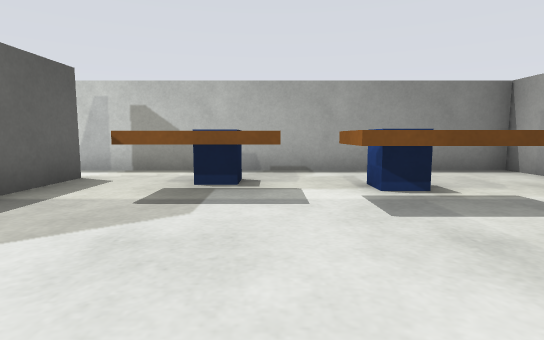
View 1 (above)

19 first-person views from a walk through a Gazebo world. The camera is 0.39 m above the floor, tilts 6° down and sees 80° across. The floor is counted in squares, 0.5 m on a side. Each view is taken from the middle of a square. On the plan, view 1 faces up. The plan holds only what a view shows up to about 11 squares ahead; the rest is blank.

View 2
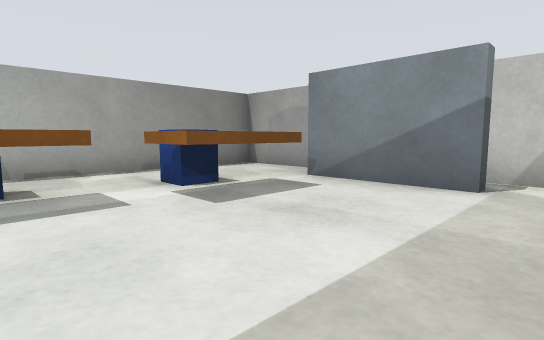

View 3
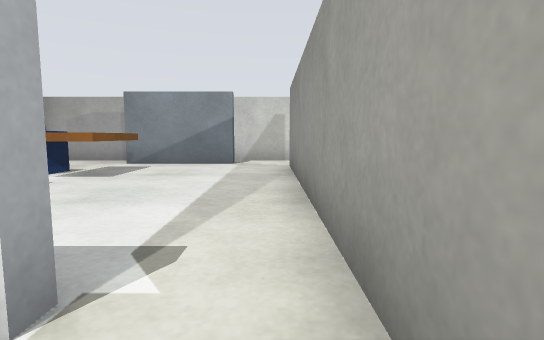

View 4
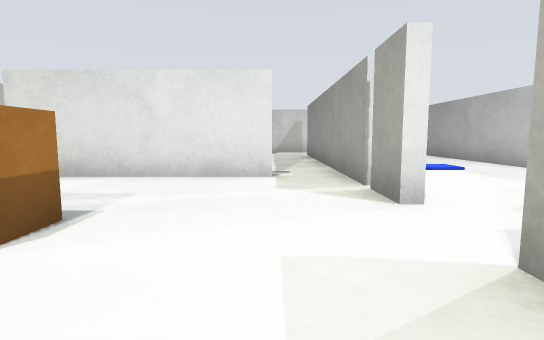

View 5
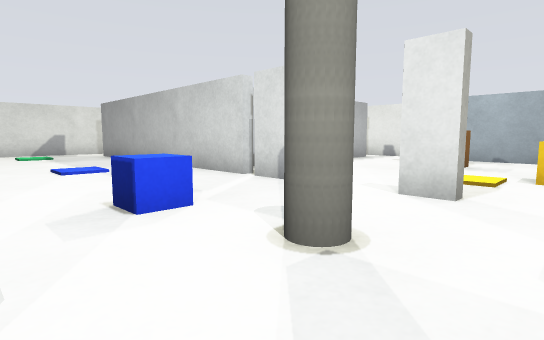

View 6
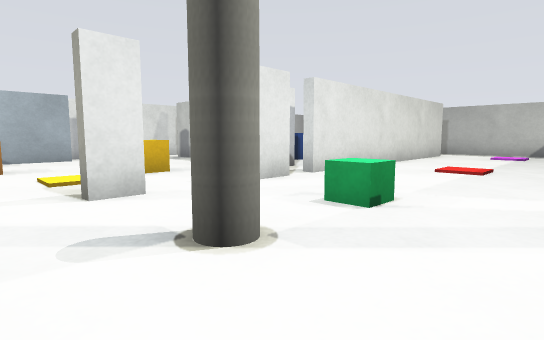

View 7
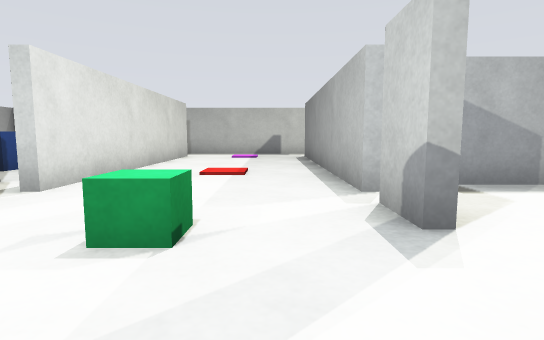

View 8
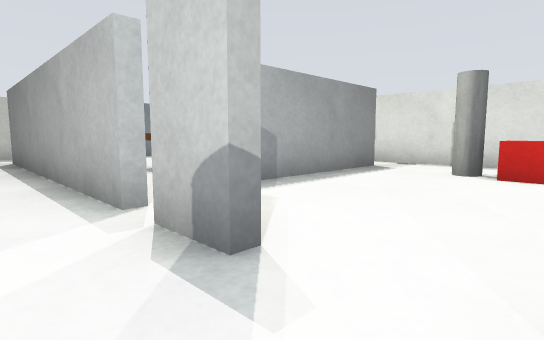

View 9
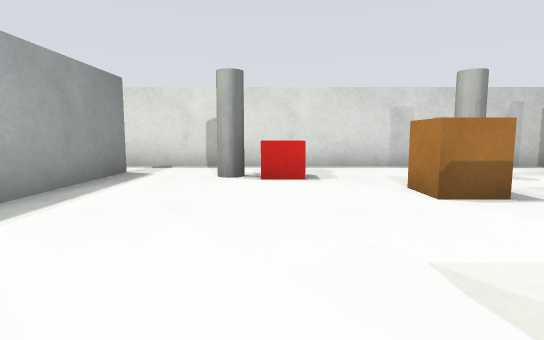

View 10
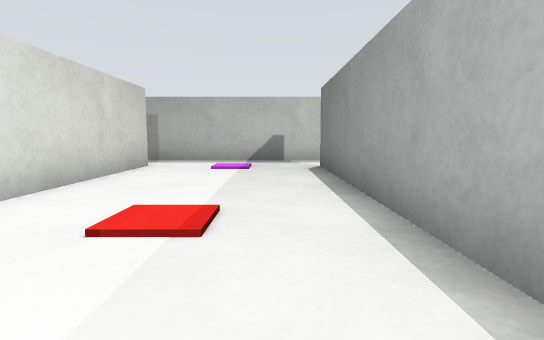

View 11
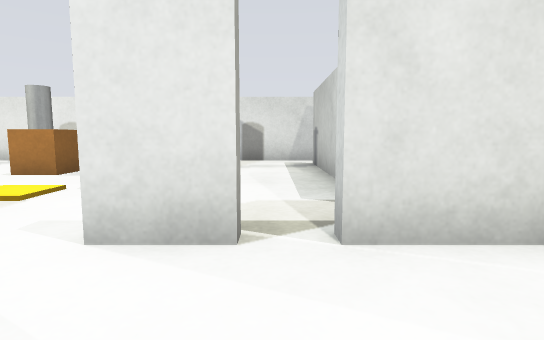

View 12
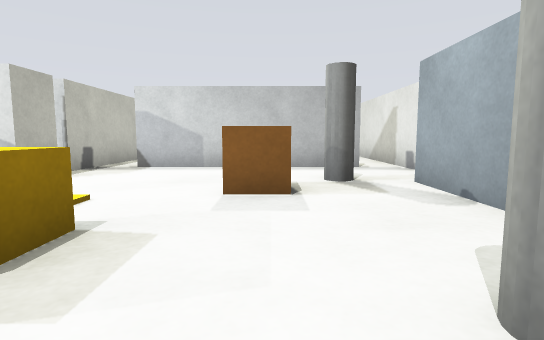

View 13
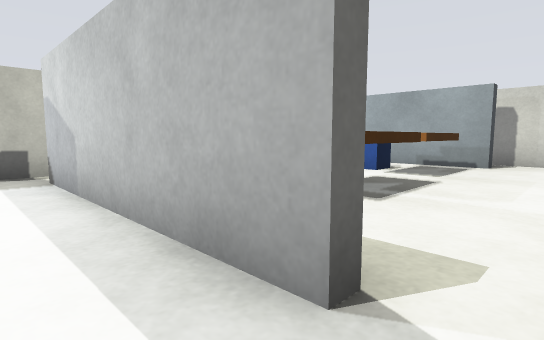

View 14
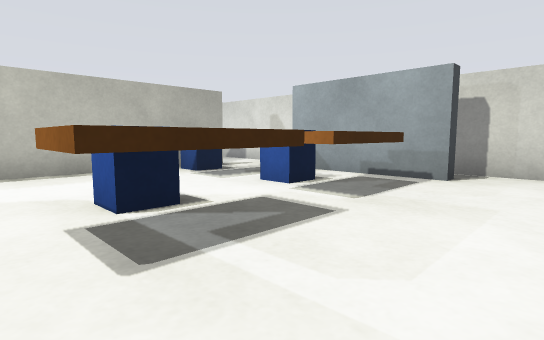

View 15
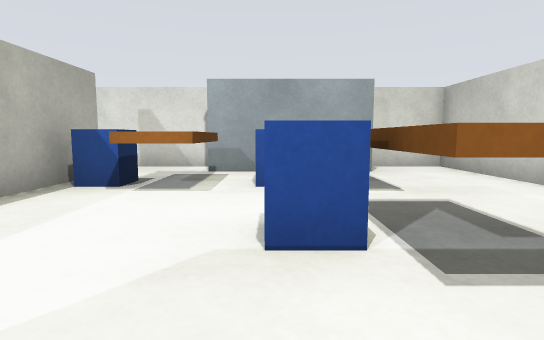

View 16
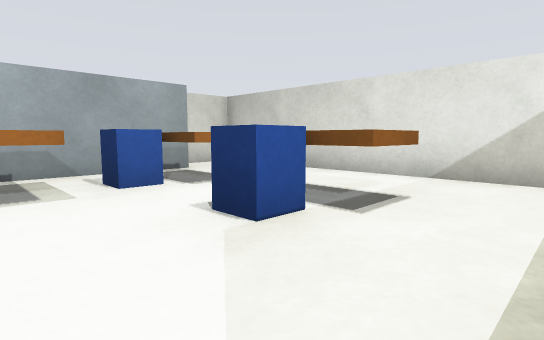

View 17
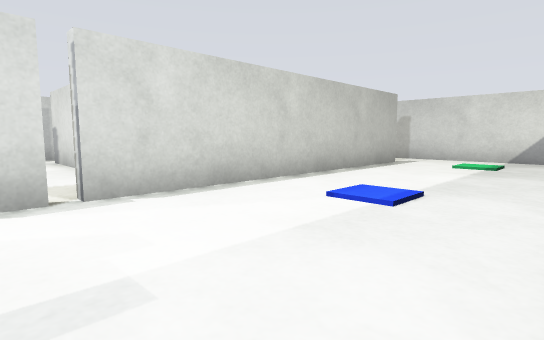

View 18
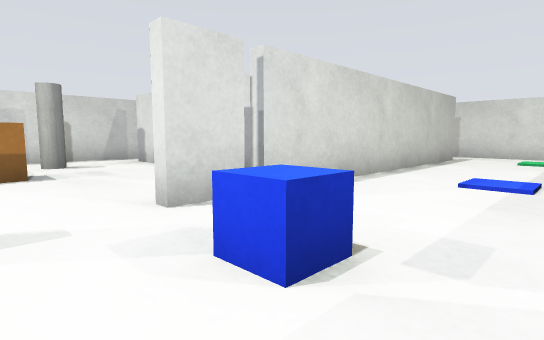

View 19
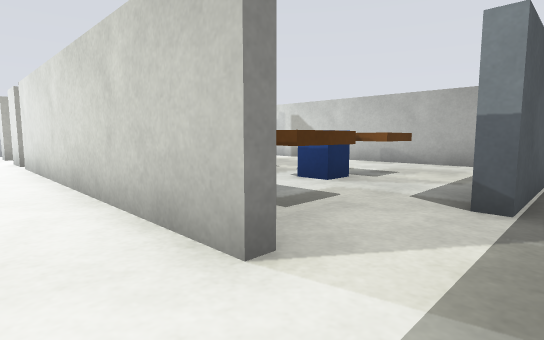

### Floor plan
Points are (right, up) in squares from view 1. A wall is a line through its corners. A room is listed if a view was taken in it or the views show most of it. See-through windows are left out.
Room 1 (views 1, 2)
walls: (5.3, 4.6) (5.3, 7.3) (-3.4, 7.3); (4.5, 1) (4.1, 1) (4.1, 4.1); (-3.6, 6) (-3.6, 4.1); (5.3, -0.6) (5.3, 1.4); (-3.5, -0.5) (3.4, -0.5)
ways out: opening at (-4, 0.5) to room 2; opening at (-4, 7) to room 2; opening at (4.5, -1) to room 2; gap at (5, 1)
objects: brown box (-2, 4) to (0, 4); blue box (-1, 5) to (-1, 6); brown box (1, 4) to (3, 4); blue box (2, 5)
Room 2 (views 3, 4, 5, 6, 7, 8, 9, 10, 11, 12, 13, 14, 15, 16, 17, 18, 19)
walls: (-5, -5.3) (1.5, -5.3); (-12.4, -0.7) (-20.5, -0.7); (-13.2, -8.9) (-13.2, -12.2); (-5, -0.5) (-3.5, -0.5); (-9.8, -12.4) (-6.5, -12.4); (-3.8, 0.9) (-3.8, 6); (-17.6, -5.3) (-12.5, -5.3); (-5.9, -13.3) (5.3, -13.3) (5.3, -10.9); (-3.8, -12.2) (-3.8, -6.5); (-13.4, -13.3) (-9.9, -13.3); (1.5, -5.5) (-5, -5.5); (-13.2, 6.1) (-13.2, 1); (3.6, -0.7) (-5, -0.7); (-3.4, 7.3) (-13.9, 7.3); (-21.5, -10.2) (-21.5, -7.8) (-21, -7.8); (-19.9, -13.3) (-15.5, -13.3); (-22.3, -0.4) (-22.3, -6); (5.3, -7.4) (5.3, -0.6); (4.5, -11.2) (4.1, -11.2) (4.1, -7.5)
ways out: opening at (-4, 0.5) to room 1; opening at (-4, 7) to room 1; opening at (4.5, -1) to room 1; opening at (-21.5, -1); opening at (-13, 0.5); opening at (-13, 7); gap at (-5, -1)
objects: brown box (-20, -7) to (-20, -6); brown box (-19, -10) to (-18, -10); blue box (-18, -9); brown box (-18, -6); blue box (-16, -9) to (-15, -8); pillar (-11, -11); door leaf (-11, -6); green box (-11, -3) to (-10, -3); door leaf (-11, -1); pillar (-11, 5); yellow box (-10, -8); red box (-10, 5); pillar (-9, -3) to (-8, -3); brown box (-8, 3) to (-7, 4); brown box (-7, -10); blue box (-7, -3) to (-6, -3); pillar (-6, -11); door leaf (-6, -6); door leaf (-6, -1); pillar (-6, 5); brown box (-1, -11) to (0, -11); blue box (-1, -10) to (0, -9); brown box (2, -10) to (3, -10); blue box (2, -9) to (3, -9); brown box (2, -8) to (3, -7); blue box (2, -7) to (3, -6)

Positions as (right, up) in squares from view 1, and headings:
1: (0, 0), facing up
2: (-1, 0), facing up-right
3: (-5, 0), facing right
4: (-10, 1), facing right
5: (-10, -1), facing down-right
6: (-7, -1), facing down-left
7: (-8, -2), facing left
8: (-9, -2), facing up-left
9: (-10, -1), facing up
10: (-12, -2), facing left
11: (-12, -3), facing down
12: (-12, -10), facing right
13: (-5, -13), facing up-right
14: (-2, -13), facing up-right
15: (-3, -9), facing right
16: (-3, -7), facing down-right
17: (-6, -5), facing up-right
18: (-8, -4), facing up-right
19: (-22, -4), facing down-right
